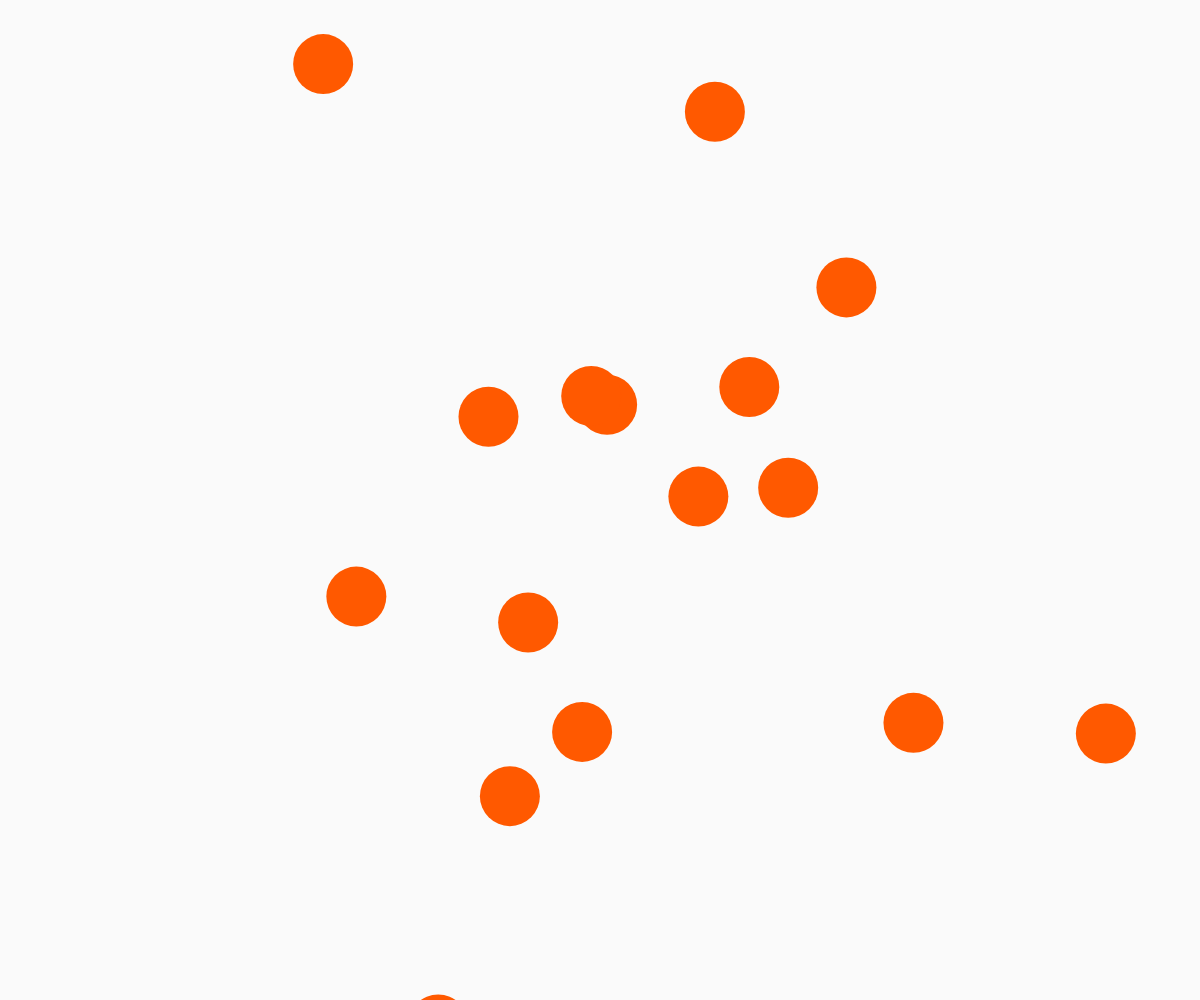
Frame 1 (no input)
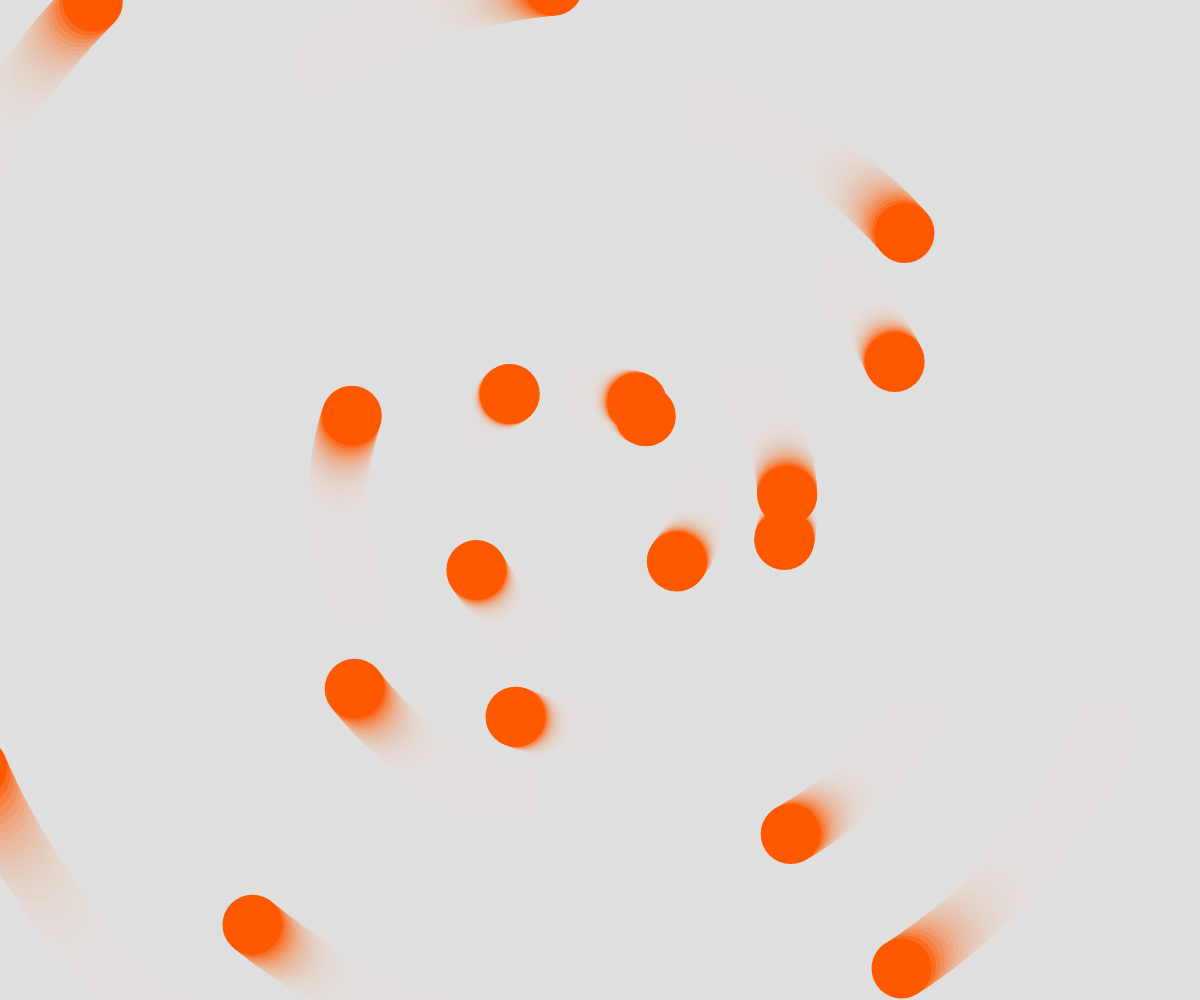
Frame 60 (no input)
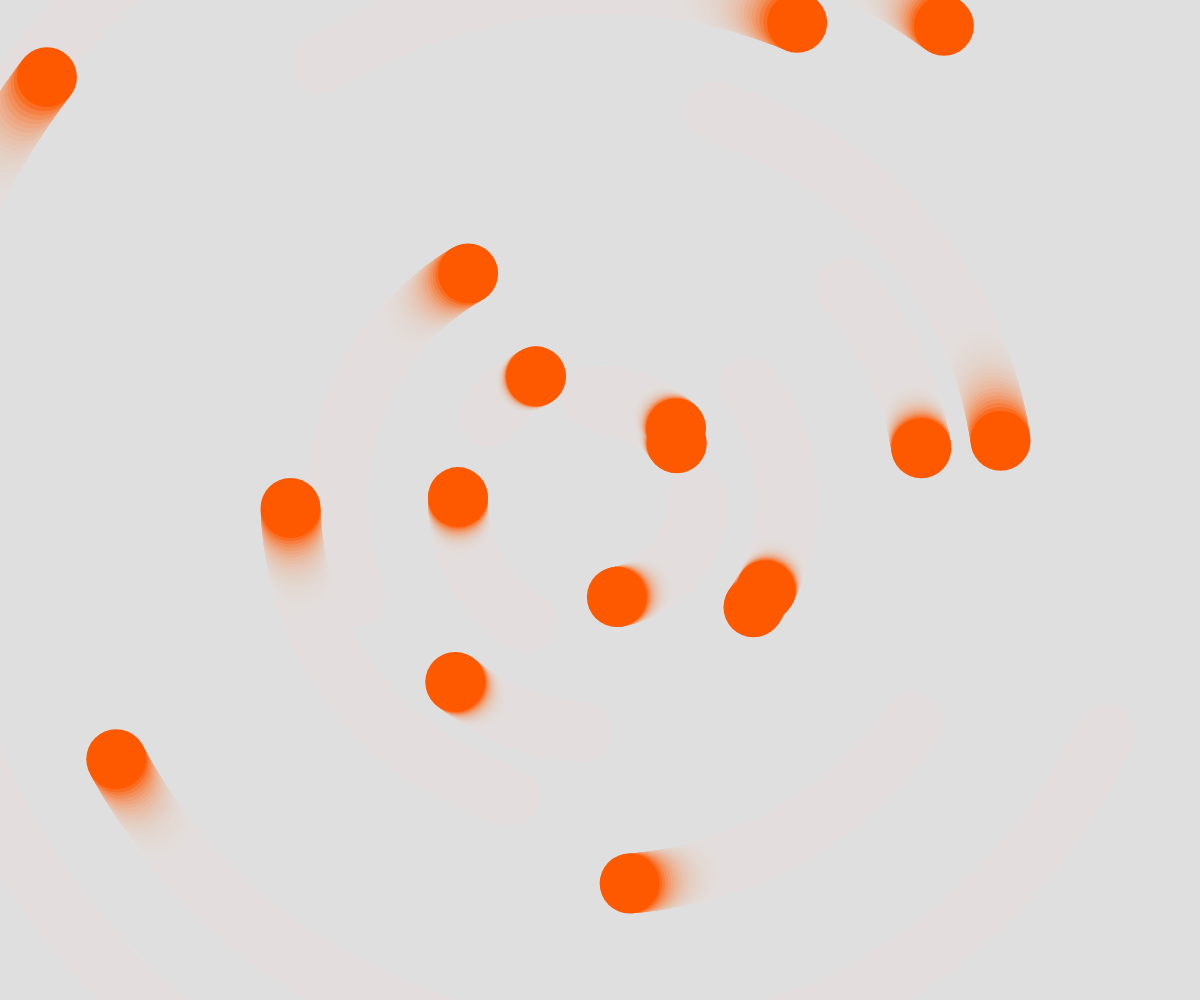
Frame 120 (the mouse pressed at the canvas centre since frame 60)

The p5.js sketch that drew these frames (run headless with seeded random() and noise() and a simulated clock; from frame 60 on, the mouse is pressed at the canvas centre):

// p5.js sketch
// ── sketch.js
let drehwinkel = [];
let offsets = [];
let tempo = [];
let anzahl = 20;      // Anzahl generierter Objekte
let colorA = "#ff5900"; // Orange
let colorB = "#bf00ff"; // Violett

let isViolet = [];     // merkt sich, ob Kreis aktuell violett ist
let wasHovering = [];  // merkt sich, ob Maus im letzten Frame drauf war

function setup() {
  createCanvas(windowWidth, windowHeight);
  rectMode(CENTER);

  for (let i = 0; i < anzahl; i++) {
    offsets[i] = random(50, 800);     // Abstand zur Mitte
    tempo[i] = random(0.2, 0.7);      // Tempo der erstellten Objekte
    drehwinkel[i] = random(TAU);   // TAU wird als 360°-Winkel bezeichnet

    isViolet[i] = false;              // Am anfang ist alles Orange
    wasHovering[i] = false;           // Maus ist am anfang nicht aktiv
  }
}

function draw() {
  background(220, 40);  // Weisser Hintergrund  mit Fade-Effekt

  // Mittelpunkt ist der Ursprung (Nullpunkt)
  translate(width / 2, height / 2);

  // Maus position zur Mitte
  let mx = mouseX - width / 2;
  let my = mouseY - height / 2;

  for (let i = 0; i < anzahl; i++) {

    // findet heraus wo sich die Elipsen im Orbit befinden
    let x = cos(drehwinkel[i]) * offsets[i];
    let y = sin(drehwinkel[i]) * offsets[i];

    // Abstand Maus ↔ Kreis
    let distToMouse = dist(mx, my, x, y);
    let hovering = distToMouse < 40;  // Overlap mit Elipse

    if (hovering && !wasHovering[i]) {
      // Farbe umschalten
      isViolet[i] = !isViolet[i]; //! wechselt den Boolean Status wie ein Hebel
      tempo[i] = -tempo[i]; // Drehrichtung wechseln bei einem Mouse-Overlap
    }

    if (isViolet[i]) {
      fill(colorB);   // violett
    } else {
      fill(colorA);   // orange
    }

    // Kreis zeichnen
    ellipse(x, y, 60, 60);
    stroke(0,0,0,0);

    // merken, ob Maus in diesem Frame drauf war
    wasHovering[i] = hovering;

    // Drehwinkel aktualisieren
    drehwinkel[i] += radians(tempo[i]);
  }
}
